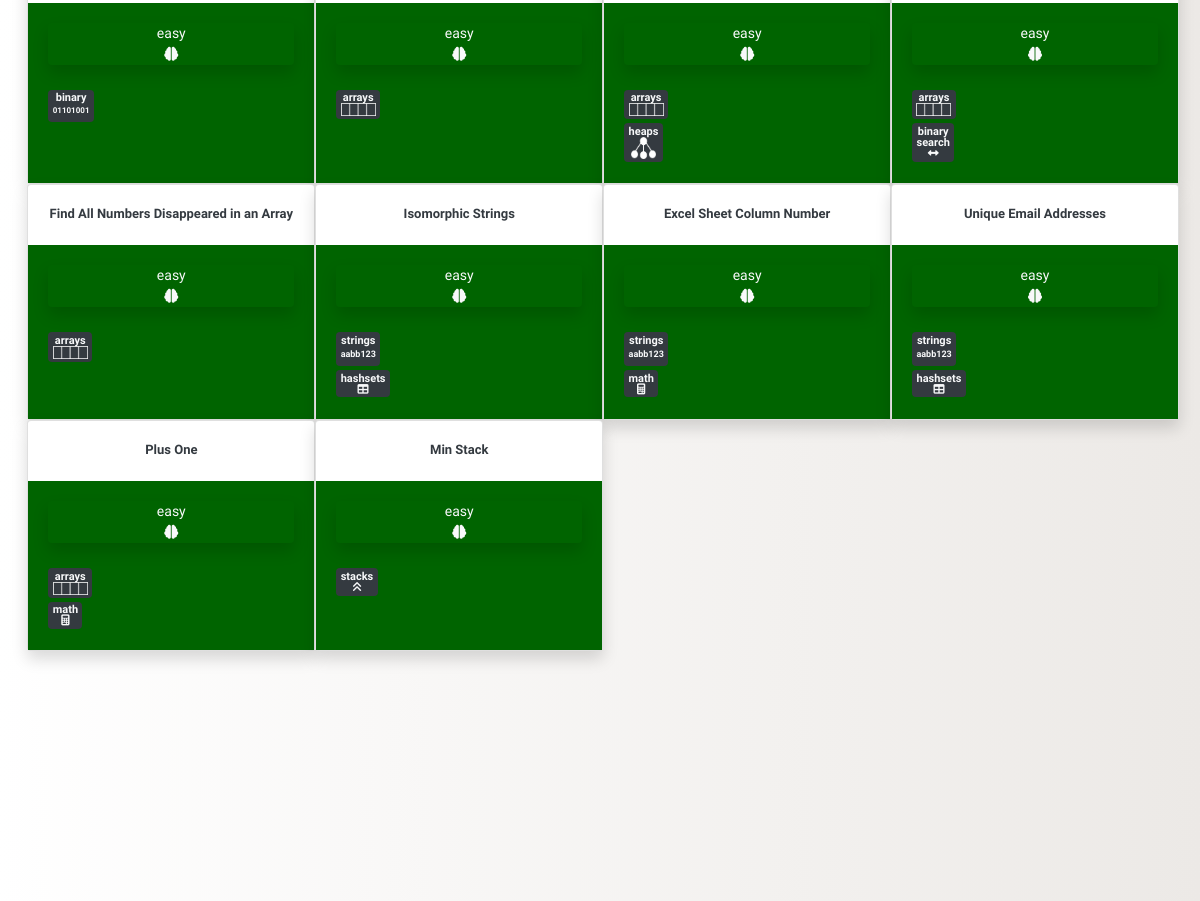
Before: /difficulty/easy/ (middle part) with the older database file.
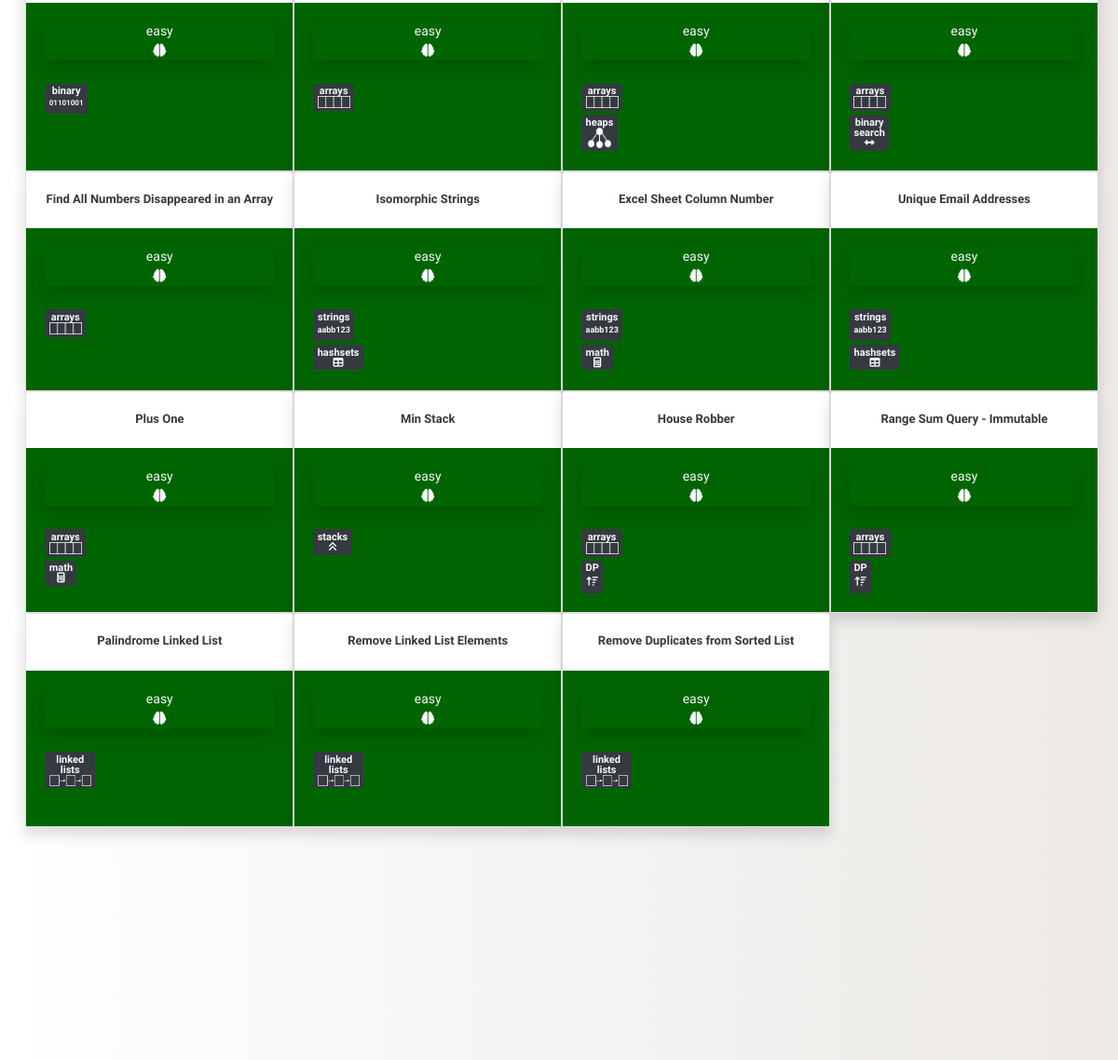
After: the same page with the newer database file.
### blog/models.py (models this page shows, shortened)
class Post(models.Model):
    author = models.TextField()
    title = RichTextField()
    category = models.TextField(choices = CATEGORY_CHOICES, default = 'arrays')
    alt_category = models.TextField(choices = CATEGORY_CHOICES, blank=True, null = True)
    difficulty = models.TextField(choices = DIFFICULTY_CHOICES, default = 'easy')
    description = RichTextField()
    text = RichTextField()
    explanation = RichTextField()
    additional_notes = RichTextField(blank=True, null = True)
    published_date = models.DateTimeField(blank=True, null=True)

### blog/views.py (the view)
# urls.py: path('difficulty/<str:difficulty>/', views.DifficultyPostListView.as_view(), name='difficulty_post_list'),
class DifficultyPostListView(ListView):
    model = Post
    def get_queryset(self, *args, **kwargs):
        difficulty = self.kwargs.get('difficulty')
        return Post.objects.filter(difficulty = difficulty)

### blog/templates/blog/post_list.html (shortened to what the changed rows need)
{% extends 'blog/base.html' %}
{% load static %}
{% block content %}
<div class="postlist col-md-12">
    {% if not post_list.count %}
    <h1 class = "counter my-5" align = "center">No Questions Found</h1>
    <br><br>
    {% elif post_list.count == 1 %}
    <h1 class = "counter my-3" align="center">{{post_list.count}} Question</h1>
    <br><br>
    {% else %}
    <br><br>
    {% endif %}
  <div class="row">
  {% for post in post_list %}
  <div class="card shadow" style="width: 25%">
    <br>
    <h3 align="center"><a class="check text-dark" style = "font-size:13px;" href="{% url 'post_detail' pk=post.pk %}">
      <b>{{ post.title|safe }}</b></a></h3>
    {% if post.difficulty == "easy" %}
    <div class="card-body" style="background-color: rgb(0,100,0)">
    {% elif post.difficulty == "medium" %}
    <div class="card-body" style="background-color: rgb(204,204,0)">
    {% elif post.difficulty == "hard" %}
    <div class="card-body" style="background-color: rgb(128,0,0)"">
    {% endif %}
      <div class="postdifficulty text-light shadow rounded"align="center">
        <a class="text-light" href="{% url 'difficulty_post_list' difficulty=post.difficulty %}">
        {{post.difficulty}}
        <br>
        {% if post.difficulty == "medium" %}
        <i class="fas fa-brain fa-2x"></i>
        {% elif post.difficulty == "hard" %}
        <i class="fas fa-brain fa-3x"></i>
        {% else %}
        <i class="fas fa-brain"></i>
        {% endif %}
        </a>
      </div>
      <br>
        <div class="category text-light badge badge-dark my-1">
        <a class="text-light" href="{% url 'category_post_list' category=post.category %}">
        {% if post.category == "linked lists" %}
        <h8>linked <br>lists</h8>
        {% elif post.category == "binary search" %}
        <h8>binary <br>search</h8>
        {% endif %}
        {% if post.category != "linked lists" and post.category != "binary search"%}
        <h8>{{post.category}}</h8>
        {% endif %}
        <br>
        {% if post.category == "linked lists" %}
        <img src="{% static 'images/thumbnail_image8.png' %}" width="45" height="12">
        {% elif post.category == "trees" %}
        <img src="{% static 'images/thumbnail_image5.png' %}" width="16.5" height="16.5">
        {% elif post.category == "arrays" %}
        <img src="{% static 'images/thumbnail_image7.png' %}" width="35" height="13">
        {% elif post.category == "strings" %}
        <p class= "my-1" style = "font-size: 9px; font: verdana;"><b>aabb123</b></p>
        {% elif post.category == "hashsets" %}
        <i class="fas fa-table"></i>
        {% elif post.category == "hashmaps" %}
        <i class="fas fa-columns"></i>
        {% elif post.category == "DP" %}
        <i class="my-1 fas fa-sort-amount-up"></i>
        {% elif post.category == "math" %}
        <i class="fas fa-calculator"></i>
        {% elif post.category == "graphs" %}
        <i class="fas fa-th"></i>
        {% elif post.category == "stacks" %}
        <i class="fas fa-angle-double-up"></i>
        {% elif post.category == "queues" %}
        <i class="fas fa-angle-double-right"></i>
        {% elif post.category == "recursion" %}
        <i class="fas fa-infinity"></i>
        {% elif post.category == "tries" %}
        <img src="{% static 'images/thumbnail_image5.png' %}" width="33" height="11">
        {% elif post.category == "binary" %}
        <p class= "my-1" style = "font-size: 8px; font: verdana;"><b>01101001</b></p>
        {% elif post.category == "binary search" %}
        <i class="fas fa-arrows-alt-h"></i>
        {% elif post.category == "heaps" %}
        <img src="{% static 'images/thumbnail_image6.png' %}" width="25.3" height="22">
        {% endif %}
        </a>
        </div>
        <br>
        {% if post.alt_category %}
        <div class="alt_category text-light badge badge-dark">
        {% else %}
        <div class="alt_category text-light">
        {% endif %}
        <a class="text-light" href="{% url 'category_post_list' category=post.alt_category %}">
          {% if post.alt_category == "linked lists" %}
          <h8>linked <br>lists</h8>
          {% elif post.alt_category == "binary search" %}
          <h8>binary <br>search</h8>
          {% endif %}
          {% if post.alt_category and post.alt_category != "linked lists" and post.alt_category != "binary search"%}
          <h8>{{post.alt_category}}</h8>
          {% endif %}
          <br>
        {% if post.alt_category == "linked lists" %}
        <img src="{% static 'images/thumbnail_image8.png' %}" width="45" height="12">
        {% elif post.alt_category == "trees" %}
        <img src="{% static 'images/thumbnail_image5.png' %}" width="16.5" height="16.5">
        {% elif post.alt_category == "arrays" %}
        <img src="{% static 'images/thumbnail_image7.png' %}" width="35" height="13">
        {% elif post.alt_category == "hashmaps" %}
        <i class="fas fa-columns"></i>
        {% elif post.alt_category == "DP" %}
        <i class="my-1 fas fa-sort-amount-up"></i>
        {% elif post.alt_category == "math" %}
        <i class="fas fa-calculator"></i>
        {% elif post.alt_category == "graphs" %}
        <i class="fas fa-th fa-2x"></i>
        {% elif post.alt_category == "stacks" %}
        <i class="fas fa-angle-double-up"></i>
        {% elif post.alt_category == "queues" %}
        <i class="fas fa-angle-double-right"></i>
        {% elif post.alt_category == "strings" %}
        <p class= "my-1" style = "font-size: 9px; font: verdana;"><b>aabb123</b></p>
        {% elif post.alt_category == "hashsets" %}
        <i class="fas fa-table"></i>
        {% elif post.alt_category == "recursion" %}
        <i class="fas fa-infinity"></i>
        {% elif post.alt_category == "tries" %}
        <img src="{% static 'images/thumbnail_image5.png' %}" width="33" height="11">
        {% elif post.alt_category == "heaps" %}
        <img src="{% static 'images/thumbnail_image6.png' %}" width="25.3" height="22">
        {% elif post.alt_category == "binary" %}
        <p class= "my-1" style = "font-size: 9px; font: verdana;"><b>01101001</b></p>
        {% elif post.alt_category == "binary search" %}
        <i class="fas fa-arrows-alt-h"></i>
        {% endif %}
        </a>
        </div>
    </div>
  </div>
  {% endfor %}
  </div>
</div>
{% endblock %}

Changed rows visible on the page:
added Post: title "House Robber", difficulty "easy", category "arrays", alt_category "DP"
added Post: title "Range Sum Query - Immutable", difficulty "easy", category "arrays", alt_category "DP"
added Post: title "Palindrome Linked List", difficulty "easy", category "linked"
added Post: title "Remove Linked List Elements", difficulty "easy", category "linked"
added Post: title "Remove Duplicates from Sorted List", difficulty "easy", category "linked"
